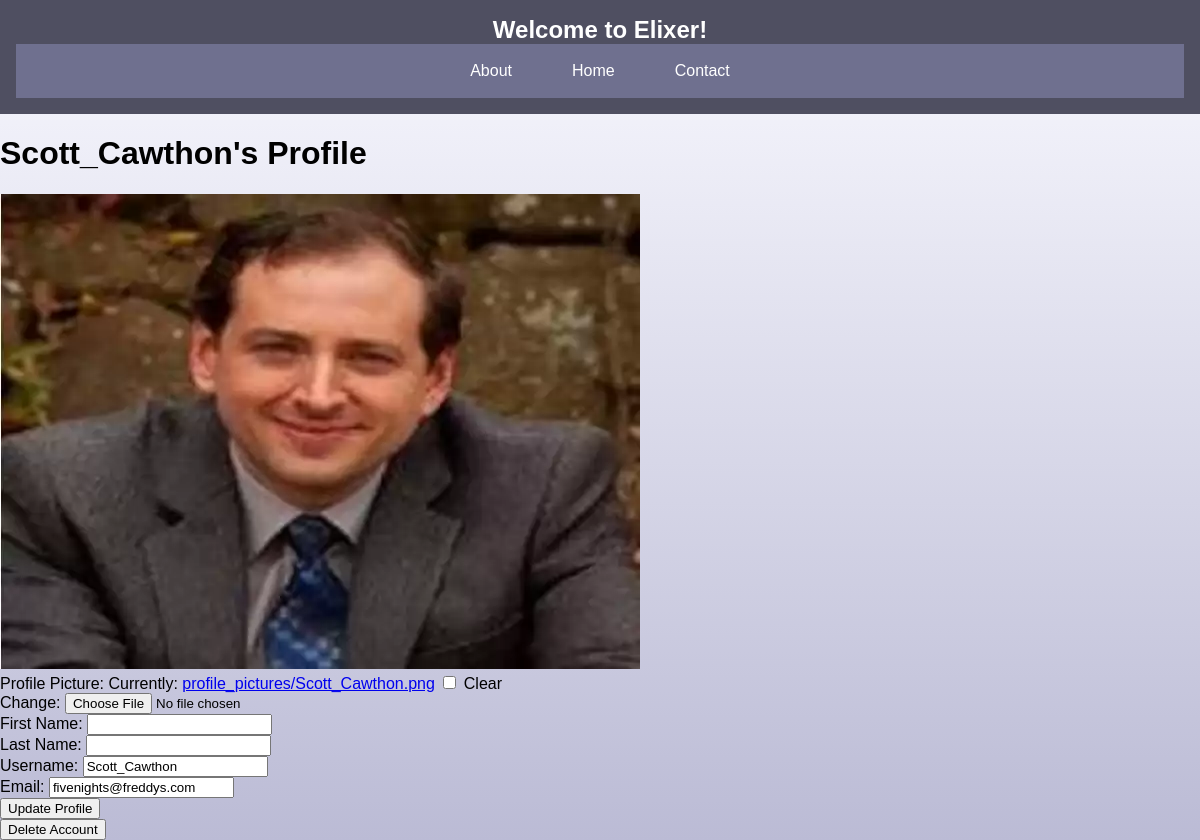
Screenshot of /profile/ (signed in) with the database file from the repository.
### app/models.py (models this page shows, shortened)
class CustomUser(AbstractUser):
    email = models.EmailField(unique=True)
    profile_picture = models.ImageField(
        upload_to="profile_pictures/",
        null=True,
        blank=True,
    )
    groups = models.ManyToManyField(
        Group,
        verbose_name=("groups"),
        blank=True,
        related_name="customuser_set",
        related_query_name="user",
    )
    user_permissions = models.ManyToManyField(
        Permission,
        verbose_name=("user permissions"),
        blank=True,
        related_name="customuser_set",
        related_query_name="user",
    )

### app/views.py (the view)
# urls.py: path("profile/", profile, name="profile"),  # Profile page
@login_required(login_url=login_view)
def profile(request):
    user = request.user
    channels = user.channels.all()
    if request.method == "POST":
        combined_form = CombinedProfileForm(request.POST, request.FILES, instance=user)
        if combined_form.is_valid():
            combined_form.save()
            return redirect("profile")
    else:
        combined_form = CombinedProfileForm(instance=user)
    context = {
        "user": user,
        "channels": channels,
        "combined_form": combined_form,
    }
    return render(request, "profile.html", context)

### app/forms.py
class CombinedProfileForm(ProfilePictureForm, UserEditForm):
    class Meta(ProfilePictureForm.Meta):
        fields = ProfilePictureForm.Meta.fields + UserEditForm.Meta.fields
    def __init__(self, *args, **kwargs):
        super(CombinedProfileForm, self).__init__(*args, **kwargs)

### app/templates/profile.html (shortened to what this page needs)
{% extends 'base.html' %} {% load static %}
{% block content %}
<h1>{{ user.username.title }}'s Profile</h1>
<div>
  {% if user.profile_picture %}
  <img src="{{ user.profile_picture.url }}" alt="{{ user.username }}" />
  {% else %}
  <img
    src="{% static 'images/dinosaur_profile_default.jpg' %}"
    alt="{{ user.username }}"
  />
  {% endif %}
</div>
<form method="post" enctype="multipart/form-data">
  Profile Picture: {{ combined_form.profile_picture }}<br />
  First Name: {{ combined_form.first_name }}<br />
  Last Name: {{ combined_form.last_name }}<br />
  Username: {{ combined_form.username }}<br />
  Email: {{ combined_form.email }}<br/>
  <button type="submit">Update Profile</button>
</form>
<div>
  <button id="deleteAccount">Delete Account</button
  >
</div>
{% endblock %}

### app/static/styles.css (style rules this page uses)
:root { --darker_blue:#4f4f61; --lighter_blue:#6f708f; --border_exterior:#4d62b0; --border_interior: #001359; }
.GradBod { font-family: "Arial", sans-serif; background-size: cover; background-image: linear-gradient(to bottom,#f9f9ff,#bbbbd5); margin: 0; padding: 0; height: 100%; box-sizing: border-box; background-repeat: no-repeat; background-attachment: fixed; }
html { height: 100%; }

### rows the page displays
CustomUser: username "Scott_Cawthon", profile_picture (picture), email "fivenights@freddys.com"
